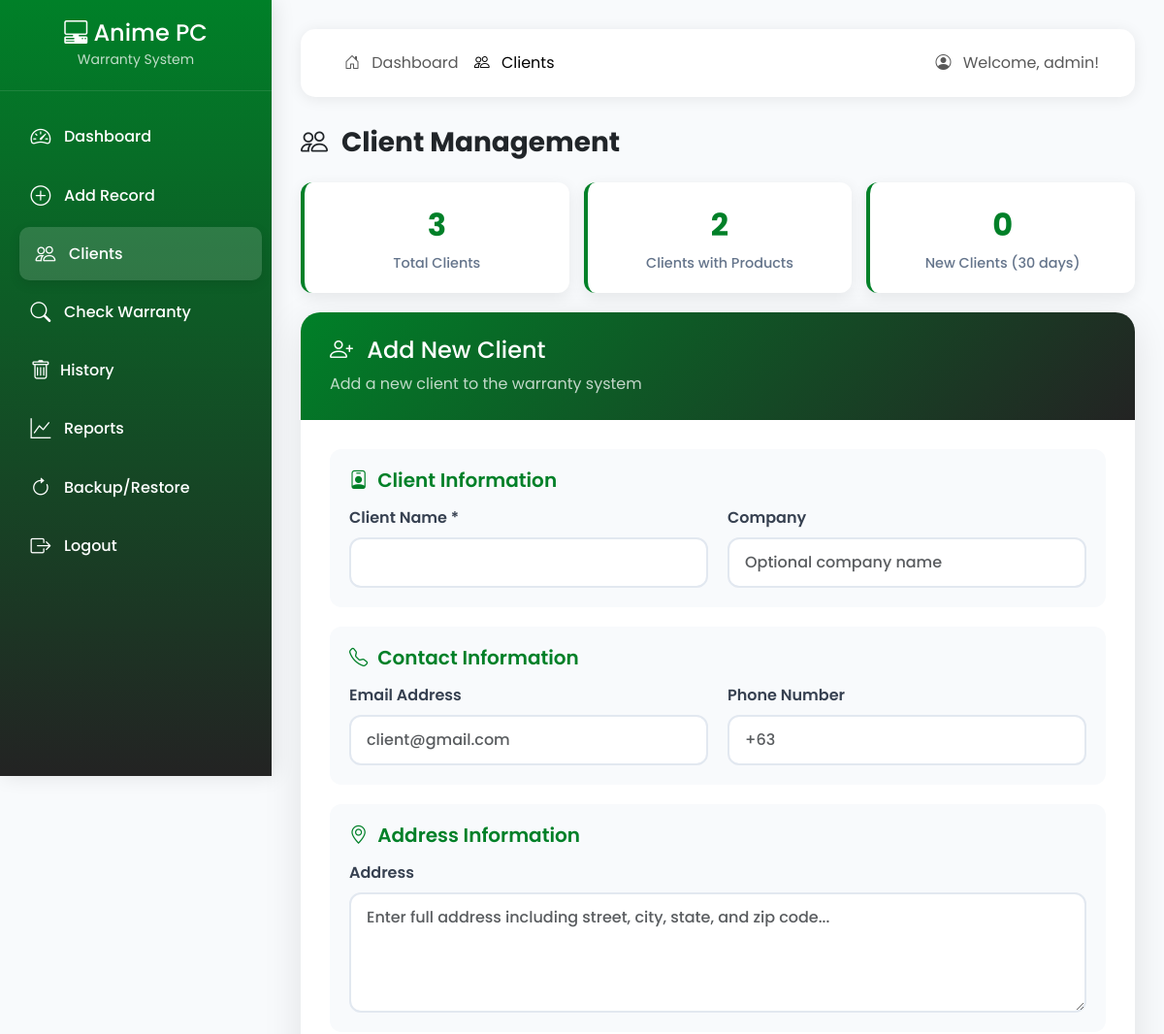
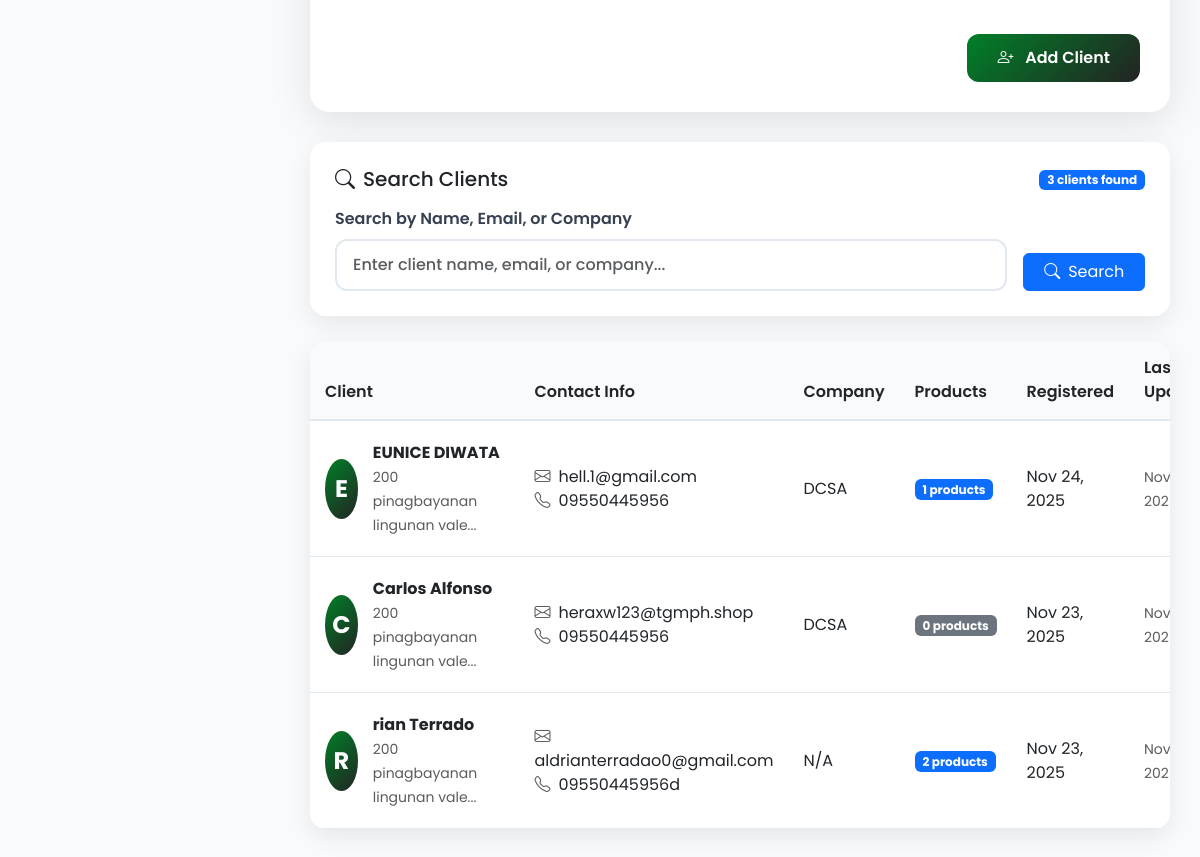
/clients.php (signed in), run on an earlier commit of the app's database (2 pictures, top to bottom).
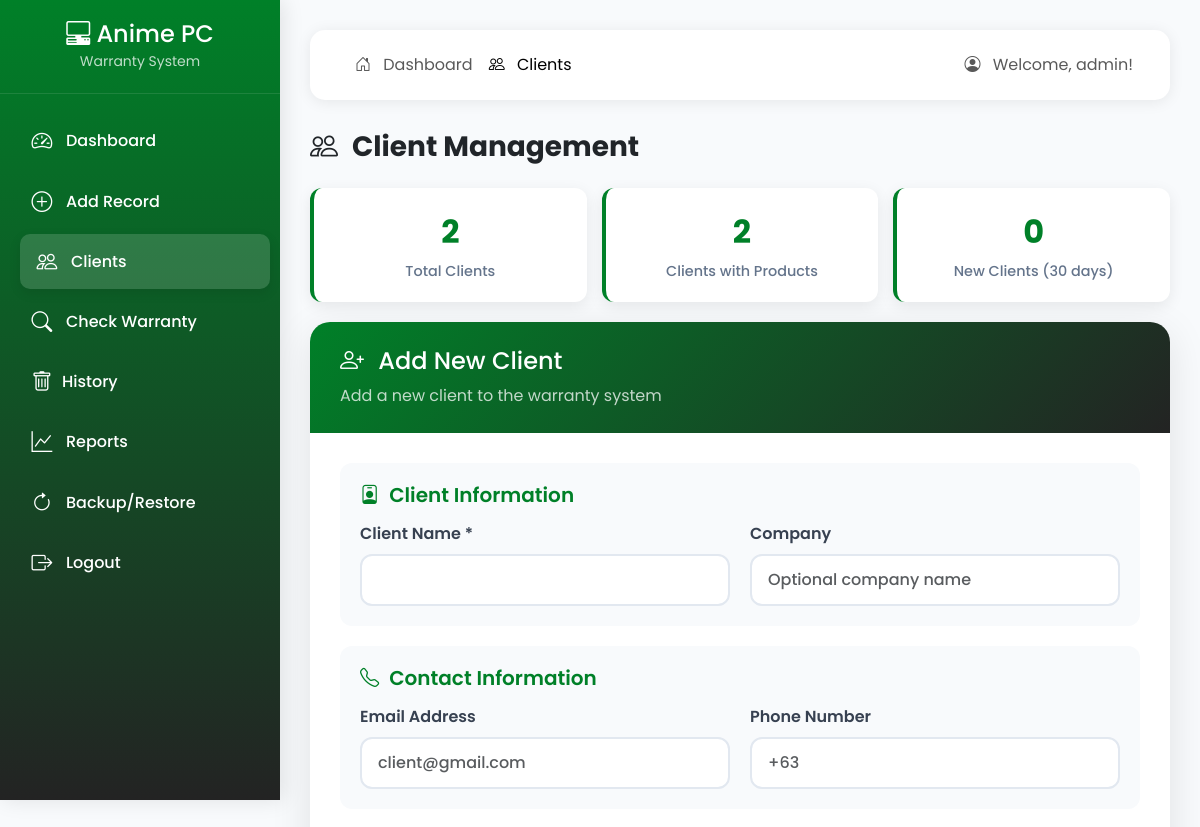
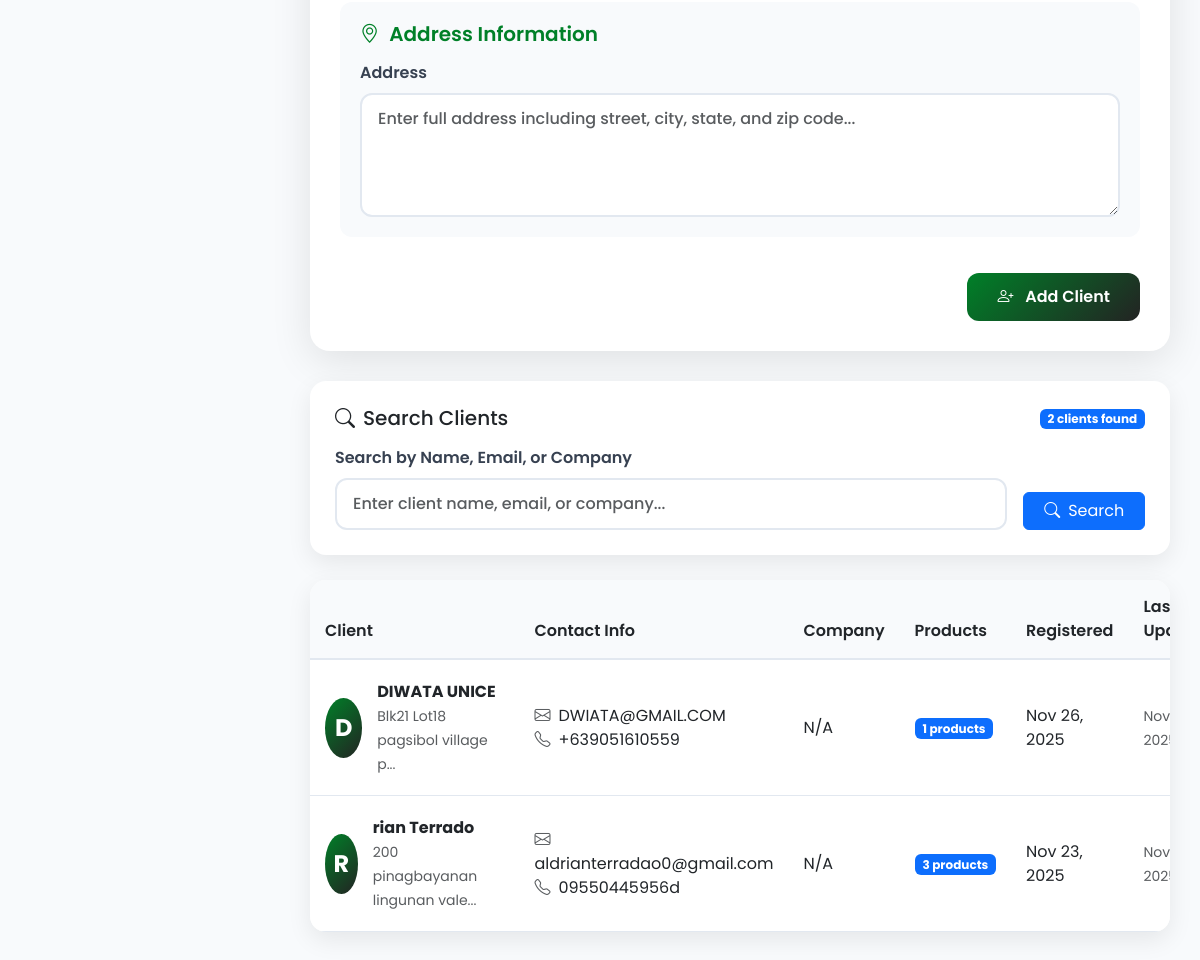
And on a later commit of the database (2 pictures, top to bottom).
### tables this page shows
CREATE TABLE `clients` (
  `id` int(11) NOT NULL AUTO_INCREMENT,
  `client_name` varchar(255) NOT NULL,
  `email` varchar(255) DEFAULT NULL,
  `phone` varchar(20) DEFAULT NULL,
  `address` text DEFAULT NULL,
  `company` varchar(255) DEFAULT NULL,
  `created_at` timestamp NOT NULL DEFAULT current_timestamp(),
  `updated_at` timestamp NOT NULL DEFAULT current_timestamp() ON UPDATE current_timestamp(),
  PRIMARY KEY (`id`)
);

### clients.php (the view, shortened to what the changed rows need)
<?php
include 'config.php';
$editClient = null;
$query = "SELECT c.*, COUNT(p.id) as product_count
          FROM clients c
          LEFT JOIN products p ON c.id = p.client_id
          WHERE 1=1";
$params = [];
$query .= " GROUP BY c.id ORDER BY c.created_at DESC";
$stmt = $pdo->prepare($query);
$stmt->execute($params);
$clients = $stmt->fetchAll();
?>
<!DOCTYPE html>
<html lang="en">
<head>
    <link href="https://cdn.jsdelivr.net/npm/bootstrap@5.3.0-alpha1/dist/css/bootstrap.min.css" rel="stylesheet">
    <link rel="stylesheet" href="https://cdn.jsdelivr.net/npm/bootstrap-icons@1.11.0/font/bootstrap-icons.css">
   <link rel="stylesheet" href="client.css">
</head>
<body>
    <div class="main-content">
        <h1 class="h3 fw-bold text-dark mb-4">
            <i class="bi <?php echo $editClient ? 'bi-pencil' : 'bi-people'; ?> me-2"></i>
            <?php echo $editClient ? 'Edit Client' : 'Client Management'; ?>
        </h1>
        <?php if (!$editClient): ?>
        <div class="client-stats">
            <?php
            $totalClients = $pdo->query("SELECT COUNT(*) FROM clients")->fetchColumn();
            $clientsWithProducts = $pdo->query("SELECT COUNT(DISTINCT client_id) FROM products WHERE client_id IS NOT NULL")->fetchColumn();
            $recentClients = $pdo->query("SELECT COUNT(*) FROM clients WHERE created_at >= DATE_SUB(NOW(), INTERVAL 30 DAY)")->fetchColumn();
            ?>
            <div class="stat-card">
                <div class="stat-number"><?php echo $totalClients; ?></div>
                <div class="stat-label">Total Clients</div>
            </div>
            <div class="stat-card">
                <div class="stat-number"><?php echo $clientsWithProducts; ?></div>
                <div class="stat-label">Clients with Products</div>
            </div>
            <div class="stat-card">
                <div class="stat-number"><?php echo $recentClients; ?></div>
                <div class="stat-label">New Clients (30 days)</div>
            </div>
        </div>
        <?php endif; ?>
        <div class="search-box">
            <div class="d-flex justify-content-between align-items-center mb-3">
                <div>
                    <span class="badge bg-primary"><?php echo count($clients); ?> clients found</span>
                </div>
            </div>
        </div>
        <div class="client-table">
            <div class="table-responsive">
                <table class="table table-hover mb-0">
                    <thead>
                        <tr>
                            <th>Client</th>
                            <th>Contact Info</th>
                            <th>Company</th>
                            <th>Products</th>
                            <th>Registered</th>
                            <th>Last Updated</th>
                        </tr>
                    </thead>
                    <tbody>
                        <?php if (count($clients) > 0): ?>
                            <?php foreach ($clients as $client):
                                $initial = strtoupper(substr($client['client_name'], 0, 1));
                            ?>
                                <tr>
                                    <td>
                                        <div class="d-flex align-items-center">
                                            <div class="client-avatar">
                                                <?php echo $initial; ?>
                                            </div>
                                            <div>
                                                <strong><?php echo htmlspecialchars($client['client_name']); ?></strong>
                                                <?php if ($client['address']): ?>
                                                    <br><small class="text-muted"><?php echo substr(htmlspecialchars($client['address']), 0, 30); ?>...</small>
                                                <?php endif; ?>
                                            </div>
                                        </div>
                                    </td>
                                    <td>
                                        <?php if ($client['email']): ?>
                                            <div><i class="bi bi-envelope me-2 text-muted"></i><?php echo htmlspecialchars($client['email']); ?></div>
                                        <?php endif; ?>
                                        <?php if ($client['phone']): ?>
                                            <div><i class="bi bi-telephone me-2 text-muted"></i><?php echo htmlspecialchars($client['phone']); ?></div>
                                        <?php endif; ?>
                                    </td>
                                    <td><?php echo htmlspecialchars($client['company'] ?: 'N/A'); ?></td>
                                    <td>
                                        <span class="badge bg-<?php echo $client['product_count'] > 0 ? 'primary' : 'secondary'; ?>">
                                            <?php echo $client['product_count']; ?> products
                                        </span>
                                    </td>
                                    <td><?php echo date('M j, Y', strtotime($client['created_at'])); ?></td>
                                    <td>
                                        <small class="text-muted">
                                            <?php echo $client['updated_at'] ? date('M j, Y', strtotime($client['updated_at'])) : 'Never'; ?>
                                        </small>
                                    </td>
                                </tr>
                            <?php endforeach; ?>
                        <?php endif; ?>
                    </tbody>
                </table>
            </div>
        </div>
    </div>
</body>
</html>

What changed in the data, as far as the page shows it:
removed clients: client_name "E", client_name "EUNICE DIWATA", address "200 pinagbayanan lingunan vale", email "hell.1@gmail.com", phone "09550445956", company "DCSA", product_count "1", created_at "Nov 24, 2025", updated_at "Nov…"
removed clients: client_name "C", client_name "Carlos Alfonso", address "200 pinagbayanan lingunan vale", email "heraxw123@tgmph.shop", phone "09550445956", company "DCSA", product_count "0", created_at "Nov 23, 2025", updated_at "Nov…"
added clients: client_name "D", client_name "DIWATA UNICE", address "Blk21 Lot18 pagsibol village p", email "DWIATA@GMAIL.COM", phone "+639051610559", company "N/A", product_count "1", created_at "Nov 26, 2025", updated_at "Nov…"
computed for clients "rian Terrado": product_count "2" → "3"
Also different on the page:
$totalClients: "3" → "2"
count($clients): "3" → "2"
